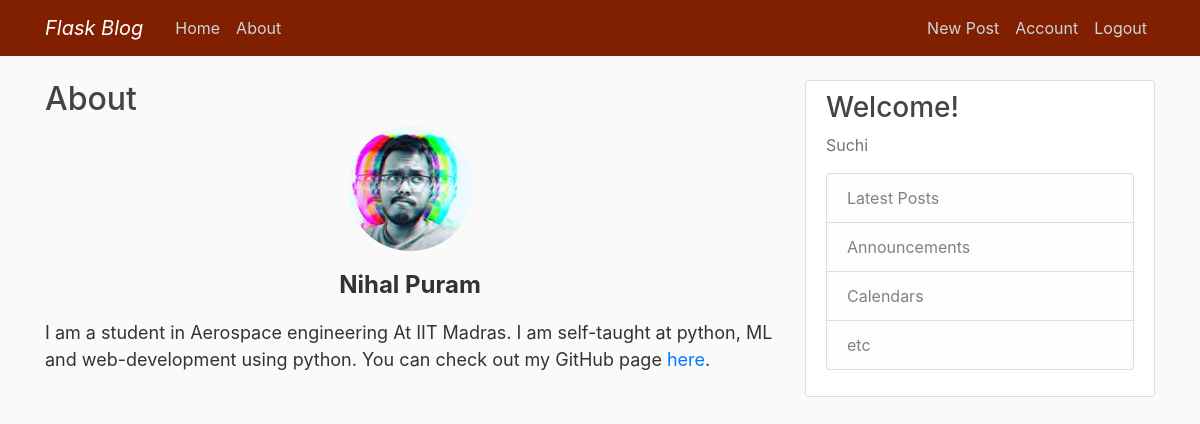
The app's page /about (signed in) with its own data.
### flaskblog/models.py (models this page shows, shortened)
class User(db.Model, UserMixin):
    id = db.Column(db.Integer, primary_key=True)
    username = db.Column(db.String(20), unique=True, nullable=False)
    email = db.Column(db.String(120), unique=True, nullable=False)
    image_file = db.Column(db.String(20), nullable=False, default='default.jpg')
    password = db.Column(db.String(60), nullable=False)
    posts = db.relationship('Post', backref='author', lazy=True)

### flaskblog/main/routes.py (the view)
@main.route("/about")
def about():
    user = User.query.filter_by(email='puramnihal@gmail.com').first()
    return render_template('about.html', title='About', user=user)

### flaskblog/models.py (called while the page is built)
@login_manager.user_loader
def load_user(user_id):
    return User.query.get(int(user_id))

### flaskblog/templates/about.html (shortened to what this page needs)
{% extends "layout.html" %}
{% block content %}
<main id="site-main" class="site-main outer">
    <div class="inner">
        <article class="post-full post no-image page no-image">
            <header class="post-full-header">
                <h2 class="post-full-title">About</h2>
            </header>
            <p style="text-align:center;">
            <img class="rounded-circle" src="{{ url_for('static', filename='profile_pics/' + user.image_file) }}">
            </p>
            <div class="media-body">
            <p style="text-align: center;"><strong><span style="font-size: 24px;">Nihal Puram</span></strong></p>
<p style="text-align: left;"><span style="font-size: 18px;">I am a student in Aerospace engineering At IIT Madras. I am self-taught at python, ML and web-development using python. You can check out my GitHub page&nbsp;<a href="https://github.com/realnihal" rel="noopener noreferrer" target="_blank">here</a>.</span></p>
        </article>
    </div>
</main>
{% endblock content %}

### flaskblog/templates/layout.html (shortened to what this page needs)
<!DOCTYPE html>
<html>
<head>
    <link rel="stylesheet" href="https://maxcdn.bootstrapcdn.com/bootstrap/4.0.0/css/bootstrap.min.css">
    <link rel="stylesheet" type="text/css" href="{{ url_for('static', filename='main.css') }}">
</head>
<body>
    <header class="site-header">
      <nav class="navbar navbar-expand-md navbar-dark fixed-top" style="background-color: #802000;" >
        <div class="container">
          <a class="navbar-brand font-italic mr-4" href="/">Flask Blog</a>
          <div class="collapse navbar-collapse" id="navbarToggle">
            <div class="navbar-nav mr-auto">
              <a class="nav-item nav-link" href="{{ url_for('main.home') }}">Home</a>
              <a class="nav-item nav-link" href="{{ url_for('main.about') }}">About</a>
            </div>
            <div class="navbar-nav">
              {% if current_user.is_authenticated %}
                <a class="nav-item nav-link" href="{{ url_for('posts.new_post') }}">New Post</a>
                <a class="nav-item nav-link" href="{{ url_for('users.account') }}">Account</a>
                <a class="nav-item nav-link" href="{{ url_for('users.logout') }}">Logout</a>
              {% else %}
                <a class="nav-item nav-link" href="{{ url_for('users.login') }}">Login</a>
                <a class="nav-item nav-link" href="{{ url_for('users.register') }}">Register</a>
              {% endif %}
            </div>
          </div>
        </div>
      </nav>
    </header>
    <main role="main" class="container">
      <div class="row">
        <div class="col-md-8">
          {% block content %}{% endblock %}
        </div>
        <div class="col-md-4">
          <div class="content-section">
            <h3>Welcome!</h3>
            <p class='text-muted'>
              {% if current_user.is_authenticated %}
              {{ current_user.username }}
              {% else %}
              Feel free to register, and start posting!
              {% endif %}
              <ul class="list-group">
                <li class="list-group-item list-group-item-light">Latest Posts</li>
                <li class="list-group-item list-group-item-light">Announcements</li>
                <li class="list-group-item list-group-item-light">Calendars</li>
                <li class="list-group-item list-group-item-light">etc</li>
              </ul>
            </p>
          </div>
        </div>
      </div>
    </main>
</body>
</html>

### flaskblog/static/main.css (style rules this page uses)
body { background: #fafafa; color: #333333; margin-top: 5rem; }
h1, h2, h3, h4, h5, h6 { color: #444444; }
.site-header .navbar-nav .nav-link { color: #cbd5db; }
.content-section { background: #ffffff; padding: 10px 20px; border: 1px solid #dddddd; border-radius: 3px; margin-bottom: 20px; }

### records on screen
User: image_file (picture)
User: username "Suchi"
